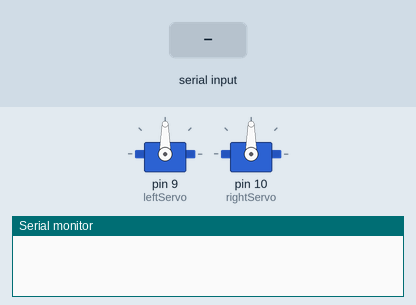
This sketch was run on a simulated Arduino Uno, built with avr-gcc and run on an emulated ATmega328P. Shown: 2 × servo, the last lines printed to the serial monitor. The inputs (shaded band) are chosen by the test bench.

Above: at 1.2 s.
1.3 s: "L\n" received over Serial
At 2.5 s:
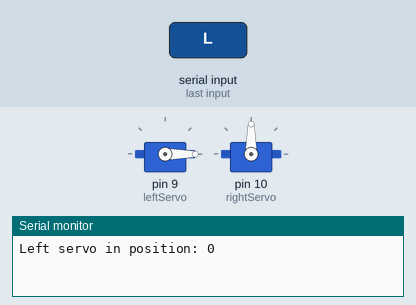
2.8 s: "R\n" received over Serial
At 3.7 s:
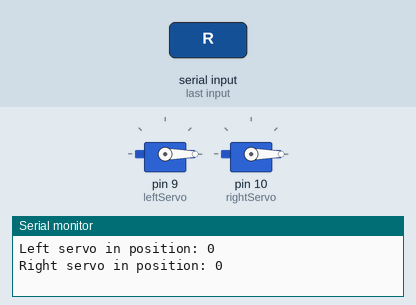
Timing chart, 0 to 5.8 s (numbered marks = the images above; inputs shaded):
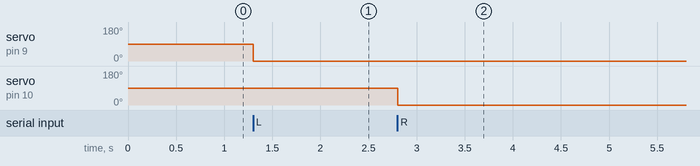

The sketch:

servo-firmware.ino
```cpp
#include <Servo.h>

Servo leftServo;
Servo rightServo;

String inByte;
String servoToControl; // String that should always be "L" or "R" for left or right servo
int pos;

void setup() {
  leftServo.attach(9);
  rightServo.attach(10);
  Serial.begin(9600);
}

void loop() {
  // Listen for data on serial port
  if (Serial.available()) {
    // Take in data from the user
    inByte = Serial.readStringUntil('\n'); // read data until newline

    // Did they want the left or right servo?
    servoToControl = inByte.substring(0,1);

    // What position do they want to move the servo to?
    pos = inByte.substring(1).toInt();   // change datatype from string to integer

    if (servoToControl.equals("L")) {
      leftServo.write(pos);
      Serial.print("Left servo in position: ");
      Serial.println(pos);
    } else if (servoToControl.equals("R")) {
      rightServo.write(pos);
      Serial.print("Right servo in position: ");
      Serial.println(pos);
    }
  }
}
```

Measured:
- after the input at 1.3 s, servo on pin 9 (leftServo): 90° → 0° at once
- after the input at 2.8 s, servo on pin 10 (rightServo): 90° → 0° at once
